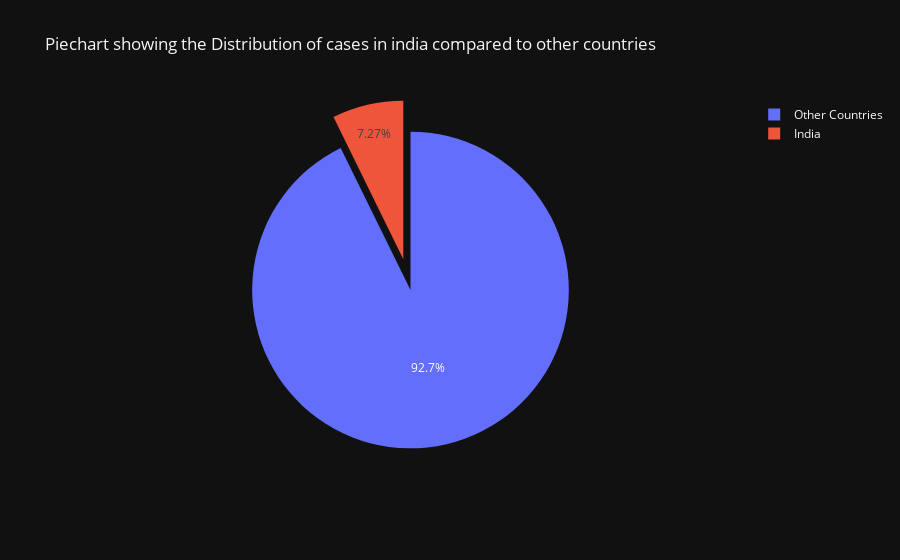

The notebook cell this image was saved under:
### Code cell
import plotly.graph_objects as go

values = [india_total_confirmed, other_than_india]
labels = ['India', 'Other Countries']

fig = go.Figure(data=[go.Pie(labels=labels, values=values, pull=[0.2, 0])])

fig.update_layout(template="plotly_dark", title_text='Piechart showing the Distribution of cases in india compared to other countries',)

fig.show()
fig.write_html("IN_vs_OtherCountries_piechart.html")

### Figure 1 — Plotly figure (JSON) as saved in the notebook; plotly's stock layout.template omitted (floating-point values rounded to 4 significant figures)
{"data": [{"labels": ["India", "Other Countries"], "pull": [0.2, 0], "type": "pie", "values": [1001665, 12775058]}], "layout": {"title": {"text": "Piechart showing the Distribution of cases in india compared to other countries"}}}
